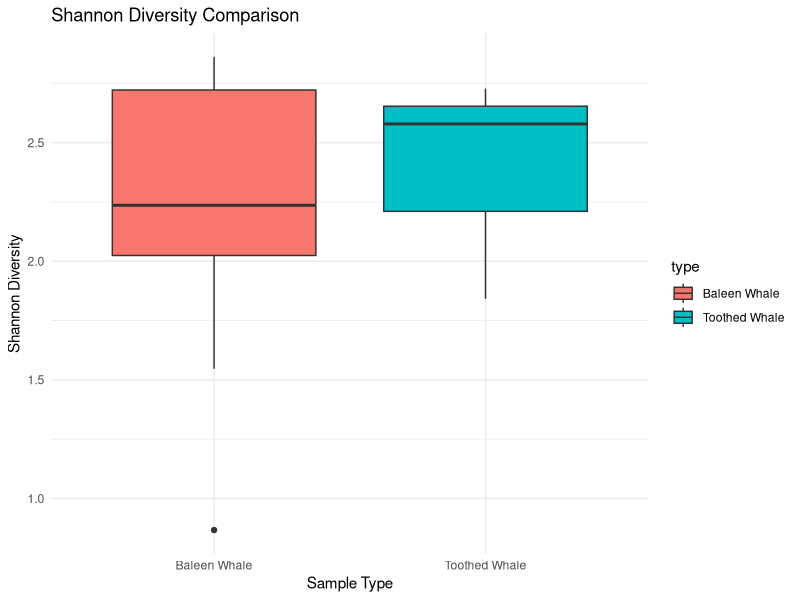

R code for this plot:
library(ggplot2)
library(dplyr)

# dados do dataset em vetores
alpha_div <- data.frame(
  group = c("Bph055", "Bph050", "Bph049", "Bph048", "Bph044", "BphF003", "Bmu025", 
            "Pma188", "Pma185", "Pma179", "Bph063", "Bph058", "Bph057", "Bmu018", "Bbo036"),
  shannon = c(1.546847, 2.77671, 2.10136, 2.861532, 2.356537, 2.061215, 2.115312, 
              1.841776, 2.728204, 2.578837, 2.703602, 2.838636, 2.553966, 1.913494, 0.866619)
)

# classificação das baleias 
toothed_whale <- filter(alpha_div, grepl("^Pma", group))
baleen_whale <- filter(alpha_div, grepl("^Bph|^Bmu|^Bbo", group))


# combinação dos dados filtrados 
combined_data <- rbind(
  mutate(toothed_whale, type = "Toothed Whale"),
  mutate(baleen_whale, type = "Baleen Whale")
)

# boxplot
ggplot(combined_data, aes(x = type, y = shannon, fill = type)) +
  geom_boxplot() +
  labs(x = "Sample Type", y = "Shannon Diversity", title = "Shannon Diversity Comparison") +
  theme_minimal()

